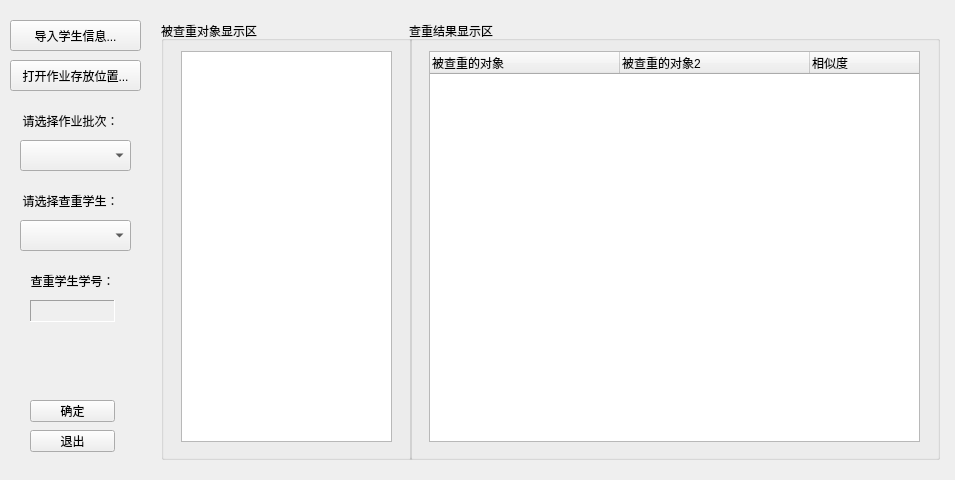
<?xml version="1.0" encoding="UTF-8"?>
<ui version="4.0">
 <class>MainWindow</class>
 <widget class="QMainWindow" name="MainWindow">
  <property name="geometry">
   <rect>
    <x>0</x>
    <y>0</y>
    <width>955</width>
    <height>480</height>
   </rect>
  </property>
  <property name="windowTitle">
   <string>作业查重软件</string>
  </property>
  <property name="layoutDirection">
   <enum>Qt::LeftToRight</enum>
  </property>
  <widget class="QWidget" name="centralWidget">
   <widget class="QLabel" name="HwNumLabel">
    <property name="geometry">
     <rect>
      <x>20</x>
      <y>110</y>
      <width>101</width>
      <height>22</height>
     </rect>
    </property>
    <property name="text">
     <string>请选择作业批次：</string>
    </property>
    <property name="alignment">
     <set>Qt::AlignCenter</set>
    </property>
   </widget>
   <widget class="QComboBox" name="HwNumComboBox">
    <property name="geometry">
     <rect>
      <x>20</x>
      <y>140</y>
      <width>111</width>
      <height>31</height>
     </rect>
    </property>
    <property name="accessibleDescription">
     <string/>
    </property>
   </widget>
   <widget class="QPushButton" name="submitBtn">
    <property name="geometry">
     <rect>
      <x>30</x>
      <y>400</y>
      <width>85</width>
      <height>22</height>
     </rect>
    </property>
    <property name="text">
     <string>确定</string>
    </property>
   </widget>
   <widget class="QPushButton" name="cancelBtn">
    <property name="geometry">
     <rect>
      <x>30</x>
      <y>430</y>
      <width>85</width>
      <height>22</height>
     </rect>
    </property>
    <property name="text">
     <string>退出</string>
    </property>
   </widget>
   <widget class="QLabel" name="StudentNameLabel">
    <property name="geometry">
     <rect>
      <x>20</x>
      <y>190</y>
      <width>101</width>
      <height>22</height>
     </rect>
    </property>
    <property name="text">
     <string>请选择查重学生：</string>
    </property>
    <property name="alignment">
     <set>Qt::AlignCenter</set>
    </property>
   </widget>
   <widget class="QComboBox" name="StudentNameComboBox">
    <property name="geometry">
     <rect>
      <x>20</x>
      <y>220</y>
      <width>111</width>
      <height>31</height>
     </rect>
    </property>
   </widget>
   <widget class="QLabel" name="StudentNumLabel">
    <property name="geometry">
     <rect>
      <x>30</x>
      <y>270</y>
      <width>85</width>
      <height>22</height>
     </rect>
    </property>
    <property name="text">
     <string>查重学生学号：</string>
    </property>
    <property name="alignment">
     <set>Qt::AlignCenter</set>
    </property>
   </widget>
   <widget class="QLabel" name="StudentNumLabel2">
    <property name="geometry">
     <rect>
      <x>30</x>
      <y>300</y>
      <width>85</width>
      <height>22</height>
     </rect>
    </property>
    <property name="frameShape">
     <enum>QFrame::Panel</enum>
    </property>
    <property name="frameShadow">
     <enum>QFrame::Sunken</enum>
    </property>
    <property name="text">
     <string/>
    </property>
    <property name="alignment">
     <set>Qt::AlignCenter</set>
    </property>
   </widget>
   <widget class="QPushButton" name="pushButton">
    <property name="geometry">
     <rect>
      <x>10</x>
      <y>20</y>
      <width>131</width>
      <height>31</height>
     </rect>
    </property>
    <property name="text">
     <string>导入学生信息...</string>
    </property>
   </widget>
   <widget class="QPushButton" name="pushButton_2">
    <property name="geometry">
     <rect>
      <x>10</x>
      <y>60</y>
      <width>131</width>
      <height>31</height>
     </rect>
    </property>
    <property name="text">
     <string>打开作业存放位置...</string>
    </property>
   </widget>
   <widget class="QGroupBox" name="groupBox_2">
    <property name="geometry">
     <rect>
      <x>409</x>
      <y>21</y>
      <width>531</width>
      <height>439</height>
     </rect>
    </property>
    <property name="title">
     <string>查重结果显示区</string>
    </property>
    <widget class="QTreeWidget" name="rltTreeWidget">
     <property name="geometry">
      <rect>
       <x>20</x>
       <y>30</y>
       <width>491</width>
       <height>391</height>
      </rect>
     </property>
     <property name="layoutDirection">
      <enum>Qt::LeftToRight</enum>
     </property>
     <property name="autoFillBackground">
      <bool>false</bool>
     </property>
     <property name="columnCount">
      <number>3</number>
     </property>
     <attribute name="headerVisible">
      <bool>true</bool>
     </attribute>
     <attribute name="headerCascadingSectionResizes">
      <bool>true</bool>
     </attribute>
     <attribute name="headerDefaultSectionSize">
      <number>190</number>
     </attribute>
     <attribute name="headerHighlightSections">
      <bool>false</bool>
     </attribute>
     <attribute name="headerShowSortIndicator" stdset="0">
      <bool>false</bool>
     </attribute>
     <column>
      <property name="text">
       <string>被查重的对象</string>
      </property>
     </column>
     <column>
      <property name="text">
       <string>被查重的对象2</string>
      </property>
     </column>
     <column>
      <property name="text">
       <string>相似度</string>
      </property>
     </column>
    </widget>
   </widget>
   <widget class="QGroupBox" name="groupBox">
    <property name="geometry">
     <rect>
      <x>161</x>
      <y>21</y>
      <width>251</width>
      <height>439</height>
     </rect>
    </property>
    <property name="title">
     <string>被查重对象显示区</string>
    </property>
    <widget class="QListWidget" name="listWidget">
     <property name="geometry">
      <rect>
       <x>20</x>
       <y>30</y>
       <width>211</width>
       <height>391</height>
      </rect>
     </property>
    </widget>
   </widget>
  </widget>
 </widget>
 <layoutdefault spacing="6" margin="11"/>
 <resources/>
 <connections>
  <connection>
   <sender>cancelBtn</sender>
   <signal>clicked()</signal>
   <receiver>MainWindow</receiver>
   <slot>close()</slot>
   <hints>
    <hint type="sourcelabel">
     <x>67</x>
     <y>405</y>
    </hint>
    <hint type="destinationlabel">
     <x>25</x>
     <y>424</y>
    </hint>
   </hints>
  </connection>
 </connections>
</ui>
